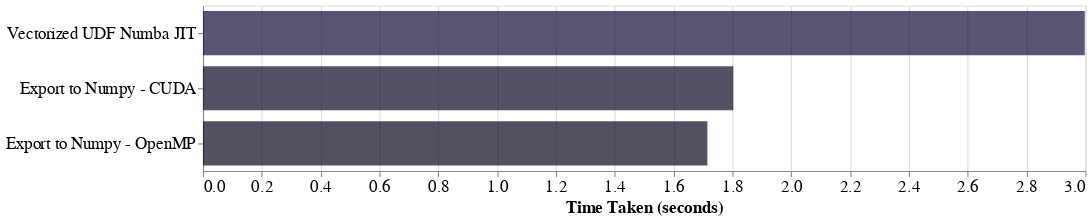

The notebook cell saved with this chart:
### Code cell
entries = {
    "Vectorized UDF Numba JIT": 2.998,  # seconds
    "Export to Numpy - OpenMP": 1.715,  # seconds
    "Export to Numpy - CUDA": 1.803,  # seconds
}
get_chart(entries, height=150, width=800)

### Figure 1 — Vega-Lite specification as saved in the notebook (floating-point values rounded to 4 significant figures)
{"config": {"view": {"continuousWidth": 300, "continuousHeight": 300}, "axis": {"labelFontSize": 15, "titleFontSize": 15}, "scale": {"bandPaddingInner": 0.2}}, "data": {"name": "data-1ac7d08b3147c4d82a0a207af1ce2e69"}, "mark": {"type": "bar"}, "encoding": {"color": {"field": "time_taken", "legend": null, "scale": {"domain": [0, 30], "scheme": "magma"}, "type": "quantitative"}, "opacity": {"value": 0.7}, "x": {"axis": {"title": "Time Taken (seconds)"}, "field": "time_taken", "type": "quantitative"}, "y": {"axis": {"labelLimit": 1000, "title": null}, "field": "approach", "sort": "-x", "type": "nominal"}}, "height": 150, "width": 800, "$schema": "https://vega.github.io/schema/vega-lite/v5.17.0.json", "datasets": {"data-1ac7d08b3147c4d82a0a207af1ce2e69": [{"approach": "Vectorized UDF Numba JIT", "time_taken": 2.998}, {"approach": "Export to Numpy - OpenMP", "time_taken": 1.715}, {"approach": "Export to Numpy - CUDA", "time_taken": 1.803}]}}
